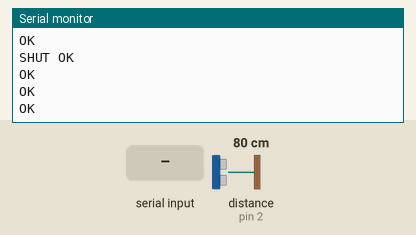
This sketch was run on a simulated Arduino Uno, built with avr-gcc and run on an emulated ATmega328P. Shown: the last lines printed to the serial monitor. Wiring (inferred from the names in the program): ultrasonic range finder: trigger pin 3; echo pin 2. Inputs (shaded band) come from the test bench; at power-on: distance to the obstacle (sensor on pin 2) 80 cm. The echo pulse lasts 58.3 µs per cm; the modem accepts every AT command (registered, SIM ready, sends succeed) and sends nothing else.

Above: at 3.3 s.
3.4 s: distance to the obstacle (sensor on pin 2) set to 2 cm
At 6.9 s:
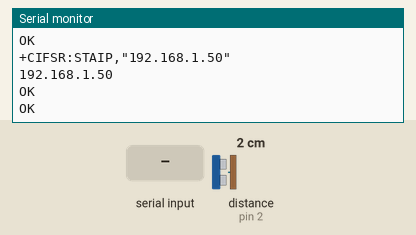
7.1 s: "1" received over the second serial link
At 9.0 s:
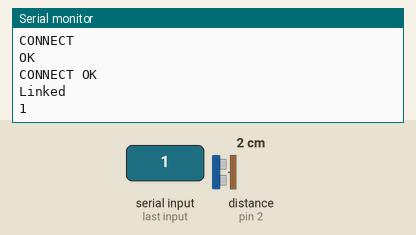
9.7 s: "0" received over the second serial link
At 11.6 s:
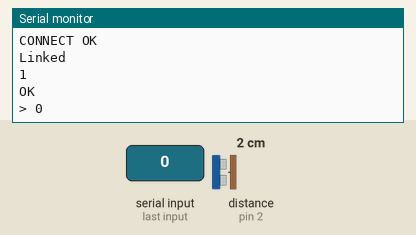
14.8 s: distance to the obstacle (sensor on pin 2) set to 4 cm
At 16.74 s:
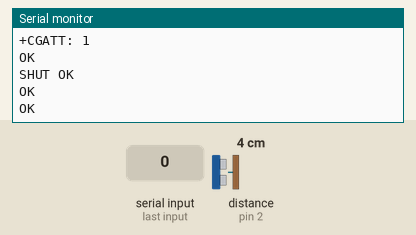

Measured:
- after the input at 7.1 s, the serial monitor: prints a new line after 1.1 s (image 2)
- after the input at 9.7 s, the serial monitor: prints a new line after 0.59 s (image 3)

The sketch:

thingspeak_SR04T.ino
```cpp
#include <SoftwareSerial.h>
#include <String.h>

SoftwareSerial mySerial(7, 8);
//SoftwareSerial mySerial(2, 3);

const int trigPin = 3;
const int echoPin = 2;
long duration;
int distance;

void setup()
{

  pinMode(trigPin, OUTPUT);
  pinMode(echoPin, INPUT);

  mySerial.begin(9600);
  Serial.begin(9600);

}

void loop()
{

  digitalWrite(trigPin, LOW);
  delayMicroseconds(2);

  digitalWrite(trigPin, HIGH);
  delayMicroseconds(20);
  digitalWrite(trigPin, LOW);

  duration = pulseIn(echoPin, HIGH);

  //distance= duration*0.034/2;
  distance = duration * 0.035 / 2;

  Serial.print("Distancia: ");
  Serial.println(distance);


  if (mySerial.available())
    Serial.write(mySerial.read());

  //mySerial.println("AT");
  //delay(1000);
  //mySerial.println("AT+CBC");
  //delay(1000);
  //mySerial.println("AT+CSQ");
  //delay(1000);

  //mySerial.println("AT+CPIN?"); //entre com o PIN
  //delay(500);

  mySerial.println("AT+CREG?"); //registro na rede
  delay(500);

  mySerial.println("AT+CGATT?"); //rede GPRS
  delay(500);

  mySerial.println("AT+CIPSHUT"); //Desativar contexto GPRS PDP
  delay(500);

  mySerial.println("AT+CIPSTATUS");   //Consulta do status atual da conexão
  delay(500);

  mySerial.println("AT+CIPMUX=0");  //Iniciar conexão multi-IP
  delay(500);

  ShowSerialData();
  mySerial.println("AT+CSTT=\"zap.vivo.com.br\",\"vivo\",\"vivo\"");
  delay(500);

  ShowSerialData();
  mySerial.println("AT+CIICR"); //Ative a conexão sem fio com GPRS ou CSD
  delay(2000);

  ShowSerialData();
  mySerial.println("AT+CIFSR"); //Obter endereço IP local
  delay(500);

  ShowSerialData();
  mySerial.println("AT+CIPSPRT=0"); // Definir prompt de '>' quando o módulo envia dados
  delay(500);

  ShowSerialData();
  mySerial.println("AT+CIPSTART=\"TCP\",\"api.thingspeak.com\",\"80\"");
  delay(2000);

  ShowSerialData();
  mySerial.println("AT+CIPSEND");   //envio dados via TCP ou UDP
  delay(1000);

  ShowSerialData();
  String str = "GET http://api.thingspeak.com/update?api_key=CDDCN1GVVSOPBBMB&field1=" + String(distance);
  mySerial.println(str);//begin send data to remote server
  delay(1000);

  ShowSerialData();
  mySerial.println((char)26);   //sending
  //delay(5000);                  //waitting for reply, important! the time is base on the condition of internet
  delay(3000);                  //waitting for reply, important! the time is base on the condition of internet

  mySerial.println();

  ShowSerialData();
  mySerial.println("AT+CIPSHUT");           //close the connection
  delay(500);

  ShowSerialData();
  //delay(5000);                             // 1 min: 60.000 / 5 min: 300.000 / 10 min: 600.000


}

void ShowSerialData()
{
  while (mySerial.available() != 0)
    Serial.write(mySerial.read());

}
```
